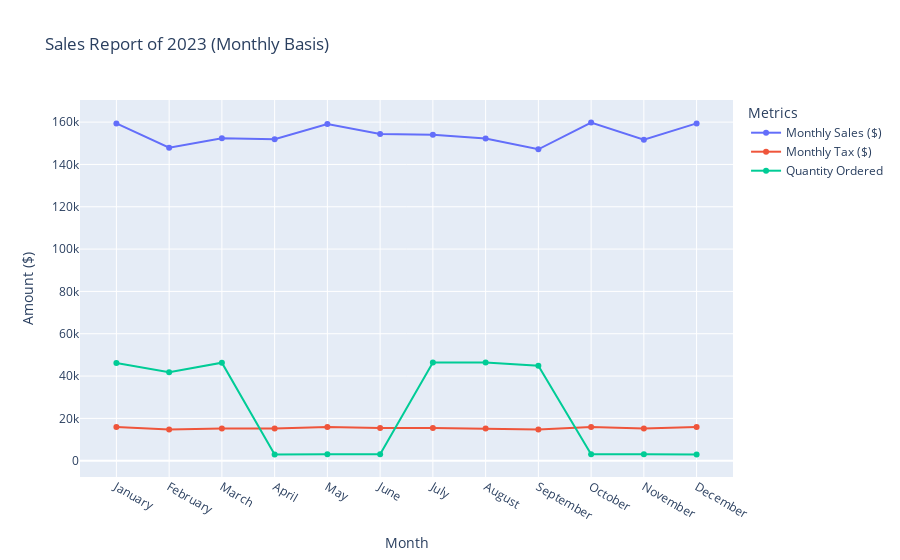

The cell this chart's notebook holds for it:
### Code cell
overall_1 = data_2023[["Price ($)","Tax ($)","Quantity Ordered"]].groupby(data_2023["Date"].dt.month).sum()

# Replace month number with month name
overall_1.index = overall_1.index.map(lambda x: datetime(2023, x, 1).strftime('%B'))


# Create an interactive plot
fig = go.Figure()

# Add traces for Price, Tax, and Quantity Ordered with markers
fig.add_trace(go.Scatter(x=overall_1.index, y=overall_1["Price ($)"], mode='lines+markers', name='Monthly Sales ($)'))
fig.add_trace(go.Scatter(x=overall_1.index, y=overall_1["Tax ($)"], mode='lines+markers', name='Monthly Tax ($)'))
fig.add_trace(go.Scatter(x=overall_1.index, y=overall_1["Quantity Ordered"], mode='lines+markers', name='Quantity Ordered'))

# Update layout
fig.update_layout(
    title='Sales Report of 2023 (Monthly Basis)',
    xaxis_title='Month',
    yaxis_title='Amount ($)',
    legend_title_text='Metrics',
    xaxis=dict(
        tickmode='array',
        tickvals=list(overall_1.index),
        ticktext=list(overall_1.index)
    )
)

fig.show()

### Figure 1 — Plotly figure (JSON) as saved in the notebook; plotly's stock layout.template omitted (floating-point values rounded to 4 significant figures)
{"data": [{"mode": "lines+markers", "name": "Monthly Sales ($)", "type": "scatter", "x": ["January", "February", "March", "April", "May", "June", "July", "August", "September", "October", "November", "December"], "y": [159400.0, 147900.0, 152400.0, 151900.0, 159100.0, 154400.0, 154006, 152300.0, 147100.0, 159800.0, 151700.0, 159400.0]}, {"mode": "lines+markers", "name": "Monthly Tax ($)", "type": "scatter", "x": ["January", "February", "March", "April", "May", "June", "July", "August", "September", "October", "November", "December"], "y": [15940.0, 14790.0, 15240.0, 15190.0, 15910.0, 15440.0, 15400.0, 15230.0, 14720.0, 15980.0, 15170.0, 15940.0]}, {"mode": "lines+markers", "name": "Quantity Ordered", "type": "scatter", "x": ["January", "February", "March", "April", "May", "June", "July", "August", "September", "October", "November", "December"], "y": [46122, 41838, 46306, 2985, 3050, 3076, 46367, 46403, 44876, 3088, 2989, 2976]}], "layout": {"legend": {"title": {"text": "Metrics"}}, "title": {"text": "Sales Report of 2023 (Monthly Basis)"}, "xaxis": {"tickmode": "array", "ticktext": ["January", "February", "March", "April", "May", "June", "July", "August", "September", "October", "November", "December"], "tickvals": ["January", "February", "March", "April", "May", "June", "July", "August", "September", "October", "November", "December"], "title": {"text": "Month"}}, "yaxis": {"title": {"text": "Amount ($)"}}}}
